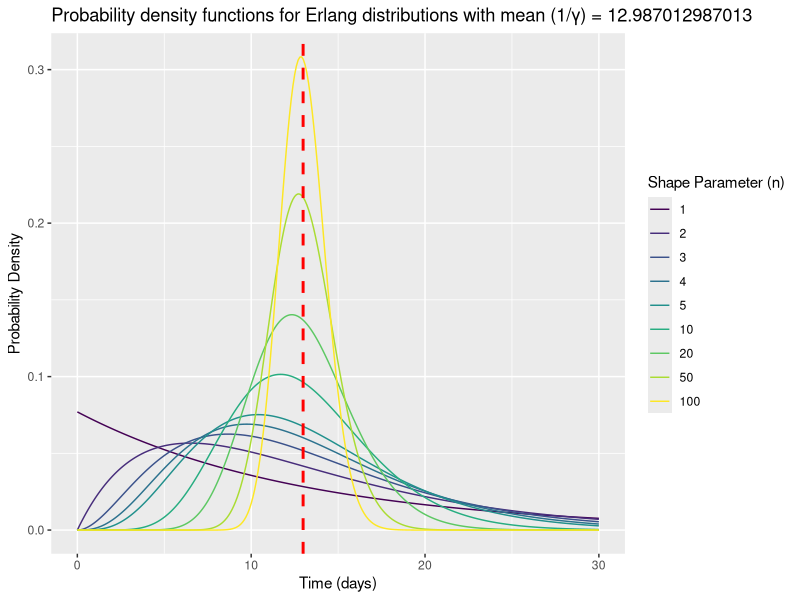
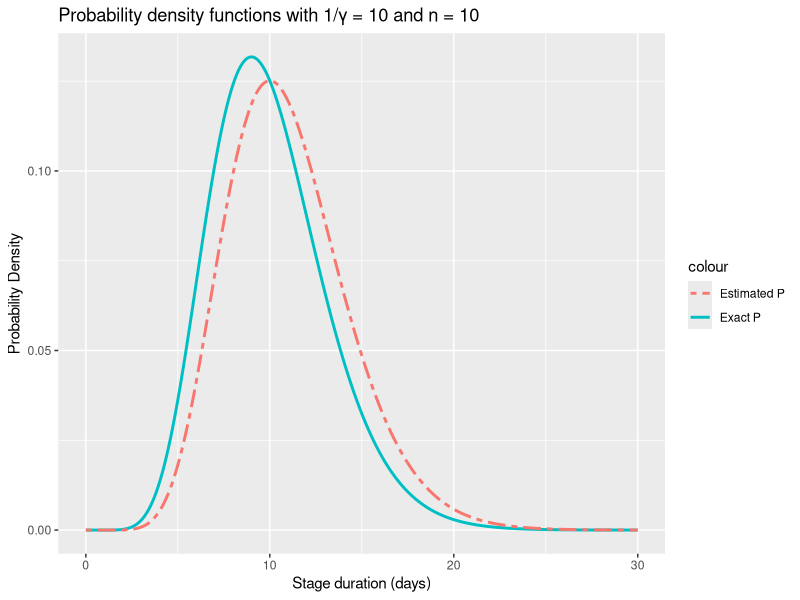

Source code (R) for these figures, in order:
# Erlang Distribution
# Packages ####
library(viridis)
library(ggplot2)
library(deSolve)


# Exact Distribution ####
erlang <- function(x, n, γ) {
  (n*γ)^n*x^(n-1)*exp(-n*γ*x)/factorial(n-1)
}

plot_erlang <- function(x, n, γ) {
  if (length(n) > 1 & length(γ) > 1) {
    return("Only one parameter variable everytime :)")
  }
  df <- expand.grid(Time = x, Shape = n, Rate = γ)
  df$P <- with(df, erlang(Time, Shape, Rate))
  par_n <- max(length(n), length(γ))
  rand_col <- viridis(par_n)
  if (length(n) > length(γ)) (
    ggplot(df, aes(x=Time, y=P, color=factor(Shape))) + geom_line() +
      scale_color_manual(values = rand_col) +
      geom_vline(xintercept = 1/γ, color = "red", linetype = "dashed", linewidth = 1) +
      labs(title = paste("Probability density functions for Erlang distributions with mean (1/γ) =", 1/γ),
           x = "Time (days)",
           y = "Probability Density",
           color = "Shape Parameter (n)")
  )
  else if (length(γ) > length(n)) {
    ggplot(df, aes(x=Time, y=P, color=factor(Rate))) + geom_line() +
      scale_color_manual(values = rand_col) +
      labs(title = paste("Probability density functions for Erlang distributions with shape (n) =", n),
           x = "Time (days)",
           y = "Probability Density",
           color = "Scale Parameter (γ)")
  }
  else {
    ggplot(df, aes(x=Time, y=P)) + geom_line() +
      labs(title = paste("Probability density functions for Erlang distributions with shape (n) =", n, "and mean (1/γ) =", 1/γ),
           x = "Time (days)",
           y = "Probability Density")
  }
}

# Parameters
x <- seq(0,30, by=0.1)
n <- c(1,2,3,4,5,10,20,50,100)
γ <- 0.077
#n <- 10
#γ <- seq(0.1, 0.7, by=0.1)
#n <- 2
#γ <- 0.1
plot_erlang(x, n, γ)


# Exact vs. Expact ####
model <- function(t, states, params) {
  with(as.list(c(states, params)), {
    dI1 <- -(10*γ + μ)*I1
    dI2 <- 10*γ*I1 - (10*γ + μ)*I2
    dI3 <- 10*γ*I2 - (10*γ + μ)*I3
    dI4 <- 10*γ*I3 - (10*γ + μ)*I4
    dI5 <- 10*γ*I4 - (10*γ + μ)*I5
    dI6 <- 10*γ*I5 - (10*γ + μ)*I6
    dI7 <- 10*γ*I6 - (10*γ + μ)*I7
    dI8 <- 10*γ*I7 - (10*γ + μ)*I8
    dI9 <- 10*γ*I8 - (10*γ + μ)*I9
    dI10 <- 10*γ*I9 - (10*γ + μ)*I10
    dR <- 10*γ*I10 - μ*R
    dR_delta <- dR - R_delta
    R_delta <- dR
    list(c(dI1, dI2, dI3, dI4, dI5, dI6, dI7, dI8, dI9, dI10, dR, dR_delta)) # dR_delta 
  })
}

compare <- function(time, n, γ, μ, states, model) {
  df <- data.frame(Time = time)
  df$P <- erlang(df$Time, n, γ)
  soln <- ode(y = states,
              times = time, 
              func = model, 
              parms = c(γ, μ))
  df$P_est <- soln[,"R_delta"]
  ggplot(df, aes(x=Time)) +
    geom_line(aes(y = P, col = "Exact P"), linewidth = 1) +
    geom_line(aes(y = P_est, col = "Estimated P"), linewidth = 1, linetype = "twodash") +
    labs(title = paste("Probability density functions with 1/γ =", 1/γ, "and n =", n), 
         x = "Stage duration (days)",
         y = "Probability Density")
}

states <- c(I1 = 1, I2 = 0, I3 = 0, 
            I4 = 0, I5 = 0, I6 = 0,
            I7 = 0, I8 = 0, I9 = 0,
            I10 = 0, R = 0, R_delta = 0)
time <- seq(0,30,by=0.1)
n <- 10
γ <- 0.1
μ <- 0
compare(time, n, γ, μ, states, model)
